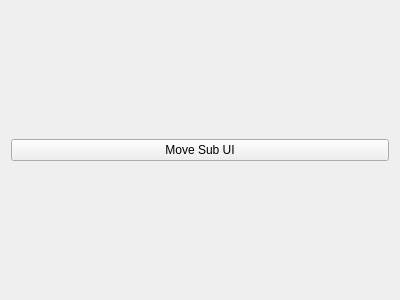
<?xml version="1.0" encoding="UTF-8"?>
<ui version="4.0">
 <class>Form</class>
 <widget class="QWidget" name="Form">
  <property name="geometry">
   <rect>
    <x>0</x>
    <y>0</y>
    <width>400</width>
    <height>300</height>
   </rect>
  </property>
  <property name="windowTitle">
   <string>Form</string>
  </property>
  <layout class="QGridLayout" name="gridLayout">
   <item row="0" column="0">
    <widget class="QPushButton" name="back_pushButton">
     <property name="text">
      <string>Move Sub UI</string>
     </property>
    </widget>
   </item>
  </layout>
 </widget>
 <resources/>
 <connections/>
</ui>
